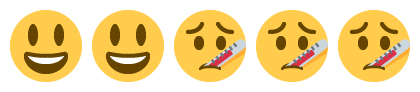
#> input picture web/rsa_speaker_experiment_n5/effective_2.png, 420 x 92 px, given in place of 1f603.png, which was not available
$ python generate_stimuli.py
#> lines starting #> are read from the running program, lines starting #| are printed output that depends on the picture; pictures that were not available may be replaced by others from this repository, and a replacement may not be noted
"""
Stimuli Generator for RSA Human Experiment (N=5, M=1 Version)
UPDATED: Generates ALL possible arrangements for each effectiveness level.
Uses Twemoji images from CDN for consistent, high-quality emoji display.

For 5 patients with k effective:
- k=0: 1 arrangement  (C(5,0) = 1)
- k=1: 5 arrangements (C(5,1) = 5)
- k=2: 10 arrangements (C(5,2) = 10)
- k=3: 10 arrangements (C(5,3) = 10)
- k=4: 5 arrangements (C(5,4) = 5)
- k=5: 1 arrangement  (C(5,5) = 1)
Total: 32 images

Output folder: stimuli_emoji_n5m1/
Naming: effective_{k}_v{variant}.png (e.g., effective_3_v0.png through effective_3_v9.png)
"""
from PIL import Image
from pathlib import Path
from typing import Dict, List, Tuple
from itertools import combinations
import urllib.request

# Configuration
N_PATIENTS = 5

# Emoji Unicode code points for Twemoji URLs
EMOJI_CONFIG = {
    "effective": {
        "char": "😃",
        "codepoint": "1f603",  # Smiling face with open mouth
    },
    "ineffective": {
        "char": "🤒",
        "codepoint": "1f912",  # Face with thermometer
    }
}

TWEMOJI_URL = "https://cdn.jsdelivr.net/gh/twitter/twemoji@latest/assets/72x72/{codepoint}.png"


def get_cache_dir() -> Path:
    """Get or create the emoji cache directory."""
    cache_dir = Path.home() / ".cache" / "rsa_stimuli" / "emoji"
    cache_dir.mkdir(parents=True, exist_ok=True)
    return cache_dir


def download_emoji(codepoint: str, cache_dir: Path) -> Path:
    """Download an emoji PNG from Twemoji CDN."""
    cache_path = cache_dir / f"{codepoint}.png"

    if cache_path.exists():
        return cache_path

    url = TWEMOJI_URL.format(codepoint=codepoint)
    try:
        urllib.request.urlretrieve(url, cache_path)
        return cache_path
    except Exception as e:
        raise RuntimeError(f"Failed to download emoji {codepoint}: {e}\nURL: {url}")


def load_emoji_images(size: int = 72) -> Dict[str, Image.Image]:
    """Download and load all required emoji images."""
#> called with size = 72
    cache_dir = get_cache_dir()
    emojis = {}

    print("Loading emoji images from Twemoji CDN...")
    for name, config in EMOJI_CONFIG.items():
        print(f"  {config['char']} ({name})...", end=" ")
        png_path = download_emoji(config["codepoint"], cache_dir)
        img = Image.open(png_path).convert("RGBA")
        img = img.resize((size, size), Image.Resampling.LANCZOS)
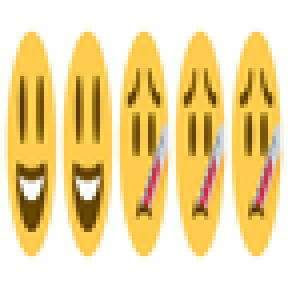
#> img: PIL image 72x72 RGBA (shown 4 times larger); mean R, G, B, A 239.3, 214.9, 157.9, 255
        emojis[name] = img
        print("✓")
#> pass 2 of the loop in load_emoji_images, `for name, config in EMOJI_CONFIG.items():`:
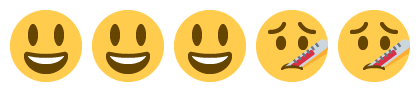
#> input picture web/rsa_speaker_experiment_n5/effective_3.png, 420 x 92 px, given in place of 1f912.png, which was not available
#> in load_emoji_images, `img = img.resize((size, size), Image.Resampling.LANCZOS)`:
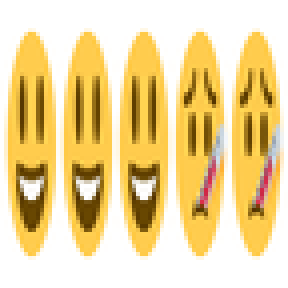
#> img: PIL image 72x72 RGBA (shown 4 times larger); mean R, G, B, A 238.1, 214.2, 156.9, 255

    return emojis


def get_all_arrangements(num_effective: int) -> List[Tuple[int, ...]]:
    """
    Get all possible arrangements of effective/ineffective patients.

    Returns a list of tuples, where each tuple contains the positions (0-4)
    of effective patients.

    Example for num_effective=2:
    [(0,1), (0,2), (0,3), (0,4), (1,2), (1,3), (1,4), (2,3), (2,4), (3,4)]
    """
    return list(combinations(range(N_PATIENTS), num_effective))


def create_stimuli_image(
    effective_positions: Tuple[int, ...],
    emoji_images: Dict[str, Image.Image],
    emoji_size: int = 72,
    padding: int = 10,
    output_path: str = None
) -> Image.Image:
    """
    Create a row of 5 emojis with specified positions being effective.

    Parameters
    ----------
    effective_positions : Tuple[int, ...]
        Tuple of positions (0-4) that should show effective (happy) faces.
        All other positions show ineffective (sick) faces.
    emoji_images : Dict[str, Image.Image]
        Pre-loaded emoji images
    emoji_size : int
        Size of each emoji
    padding : int
        Padding between emojis
    output_path : str
        If provided, save the image to this path

    Returns
    -------
    Image.Image
        The PIL Image object
    """
    # Calculate dimensions
    width = N_PATIENTS * emoji_size + (N_PATIENTS + 1) * padding
    height = emoji_size + 2 * padding

    # Create image with white background
    img = Image.new('RGBA', (width, height), color='#FFFFFF')

    # Place emojis based on effective_positions
    effective_set = set(effective_positions)
    for i in range(N_PATIENTS):
        emoji_key = "effective" if i in effective_set else "ineffective"
        emoji_img = emoji_images[emoji_key]

        x = padding + i * (emoji_size + padding)
        y = padding

        img.paste(emoji_img, (x, y), emoji_img)

    # Convert to RGB
    img_rgb = Image.new('RGB', img.size, '#FFFFFF')
    img_rgb.paste(img, mask=img.split()[3] if img.mode == 'RGBA' else None)

    if output_path:
        img_rgb.save(output_path, quality=95)

    return img_rgb


def positions_to_visual(effective_positions: Tuple[int, ...]) -> str:
    """Convert positions to emoji visual representation."""
    result = []
    effective_set = set(effective_positions)
    for i in range(N_PATIENTS):
        result.append("😃" if i in effective_set else "🤒")
    return "".join(result)


def generate_all_stimuli(output_dir: str = "stimuli_emoji_n5m1", emoji_size: int = 72) -> None:
    """Generate stimuli images for all possible arrangements."""
    output_path = Path(output_dir)
    output_path.mkdir(exist_ok=True)

    emoji_images = load_emoji_images(size=emoji_size)
#> emoji_images = 2 items

    print(f"\nGenerating all arrangement stimuli in '{output_dir}/'...")
    print("-" * 60)

    total_images = 0
    arrangement_counts = {}

    for num_effective in range(N_PATIENTS + 1):
        arrangements = get_all_arrangements(num_effective)
        arrangement_counts[num_effective] = len(arrangements)

        print(f"\n{num_effective}/5 effective: {len(arrangements)} arrangement(s)")

        for variant_idx, positions in enumerate(arrangements):
            filename = output_path / f"effective_{num_effective}_v{variant_idx}.png"

            create_stimuli_image(
                effective_positions=positions,
                emoji_images=emoji_images,
                emoji_size=emoji_size,
                output_path=str(filename)
            )

            visual = positions_to_visual(positions)
            positions_str = ",".join(map(str, positions)) if positions else "none"
            print(f"  v{variant_idx}: {visual} (effective at positions: {positions_str}) → {filename.name}")
            total_images += 1
#> this loop made 6 passes
#> arrangements on passes 2, 6: [(0,), (1,), (2,), (3,), (4,)], [(0, 1, 2, 3, 4)]
#| 1/5 effective: 5 arrangement(s)
#| 2/5 effective: 10 arrangement(s)
#| 3/5 effective: 10 arrangement(s)
#| 4/5 effective: 5 arrangement(s)
#| 5/5 effective: 1 arrangement(s)
#> pass 1, in create_stimuli_image, `img_rgb.save(output_path, quality=95)`:
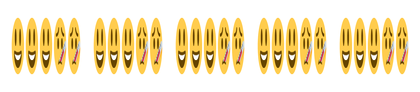
#> saved as effective_0_v0.png: PIL image 420x92 RGB; mean R, G, B 243.7, 227.6, 189.2
#> pass 2, in create_stimuli_image (call 2), `img_rgb.save(output_path, quality=95)`:
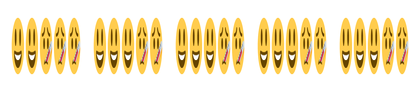
#> saved as effective_1_v0.png: PIL image 420x92 RGB; mean R, G, B 243.8, 227.7, 189.4
#> after the loop, arrangement_counts = {0: 1, 1: 5, 2: 10, 3: 10, 4: 5, 5: 1}; total_images = 32

    print("\n" + "-" * 60)
    print(f"✓ Done! Generated {total_images} images.")
#| ✓ Done! Generated 32 images.
    print("\nSummary of arrangements per effectiveness level:")
    for k, count in arrangement_counts.items():
        print(f"  {k} effective: {count} variants")
#> this loop made 6 passes
#> count on passes 1 to 6: 1, 5, 10, 10, 5, 1
#|   0 effective: 1 variants
#|   1 effective: 5 variants
#|   2 effective: 10 variants
#|   3 effective: 10 variants
#|   4 effective: 5 variants
#|   5 effective: 1 variants


def generate_arrangement_map() -> Dict[int, List[Tuple[int, ...]]]:
    """
    Generate a mapping from num_effective to all possible arrangements.
    Useful for verification and JavaScript code generation.
    """
    return {k: get_all_arrangements(k) for k in range(N_PATIENTS + 1)}


def print_javascript_config():
    """Print JavaScript configuration for stimuli.js"""
    print("\n" + "=" * 60)
    print("JavaScript configuration for stimuli.js:")
    print("=" * 60)
    print("""
// Arrangement data: maps numEffective to list of variant indices
const ARRANGEMENT_COUNTS = {
    0: 1,   // C(5,0) = 1
    1: 5,   // C(5,1) = 5
    2: 10,  // C(5,2) = 10
    3: 10,  // C(5,3) = 10
    4: 5,   // C(5,4) = 5
    5: 1    // C(5,5) = 1
};

// Total: 32 images
""")

    print("\n// Detailed arrangement mappings (positions of effective patients):")
    print("const ARRANGEMENTS = {")
    for k in range(N_PATIENTS + 1):
        arrangements = get_all_arrangements(k)
        arr_str = ", ".join([str(list(a)) for a in arrangements])
        print(f"    {k}: [{arr_str}],")
#> this loop made 6 passes
#|     0: [[]],
#|     1: [[0], [1], [2], [3], [4]],
#|     2: [[0, 1], [0, 2], [0, 3], [0, 4], [1, 2], [1, 3], [1, 4], [2, 3], [2, 4], [3, 4]],
#|     3: [[0, 1, 2], [0, 1, 3], [0, 1, 4], [0, 2, 3], [0, 2, 4], [0, 3, 4], [1, 2, 3], [1, 2, 4], [1, 3, 4], [2, 3, 4]],
#|     4: [[0, 1, 2, 3], [0, 1, 2, 4], [0, 1, 3, 4], [0, 2, 3, 4], [1, 2, 3, 4]],
#|     5: [[0, 1, 2, 3, 4]],
    print("};")


def main():
    """Main entry point."""
    print("=" * 60)
    print("  RSA Experiment Stimuli Generator (Randomized Arrangements)")
    print(f"  Configuration: {N_PATIENTS} patients, 1 session")
    print("  Using Twemoji images from CDN")
    print("=" * 60)

    print(f"\n  Emojis:")
    print(f"    Effective:   😃 (Twemoji: {EMOJI_CONFIG['effective']['codepoint']})")
    print(f"    Ineffective: 🤒 (Twemoji: {EMOJI_CONFIG['ineffective']['codepoint']})")

    print(f"\n  For {N_PATIENTS} patients, generating ALL possible arrangements:")
    print(f"    This creates C(5,k) images for each k effective patients")

    generate_all_stimuli(output_dir="stimuli_emoji_n5m1")

    print_javascript_config()

    print("\n" + "=" * 60)
    print("  Cache location: " + str(get_cache_dir()))
#> (printed output is left out)
    print("  Done! Images created with Twemoji and randomized arrangements.")
    print("=" * 60)


if __name__ == "__main__":
    main()
